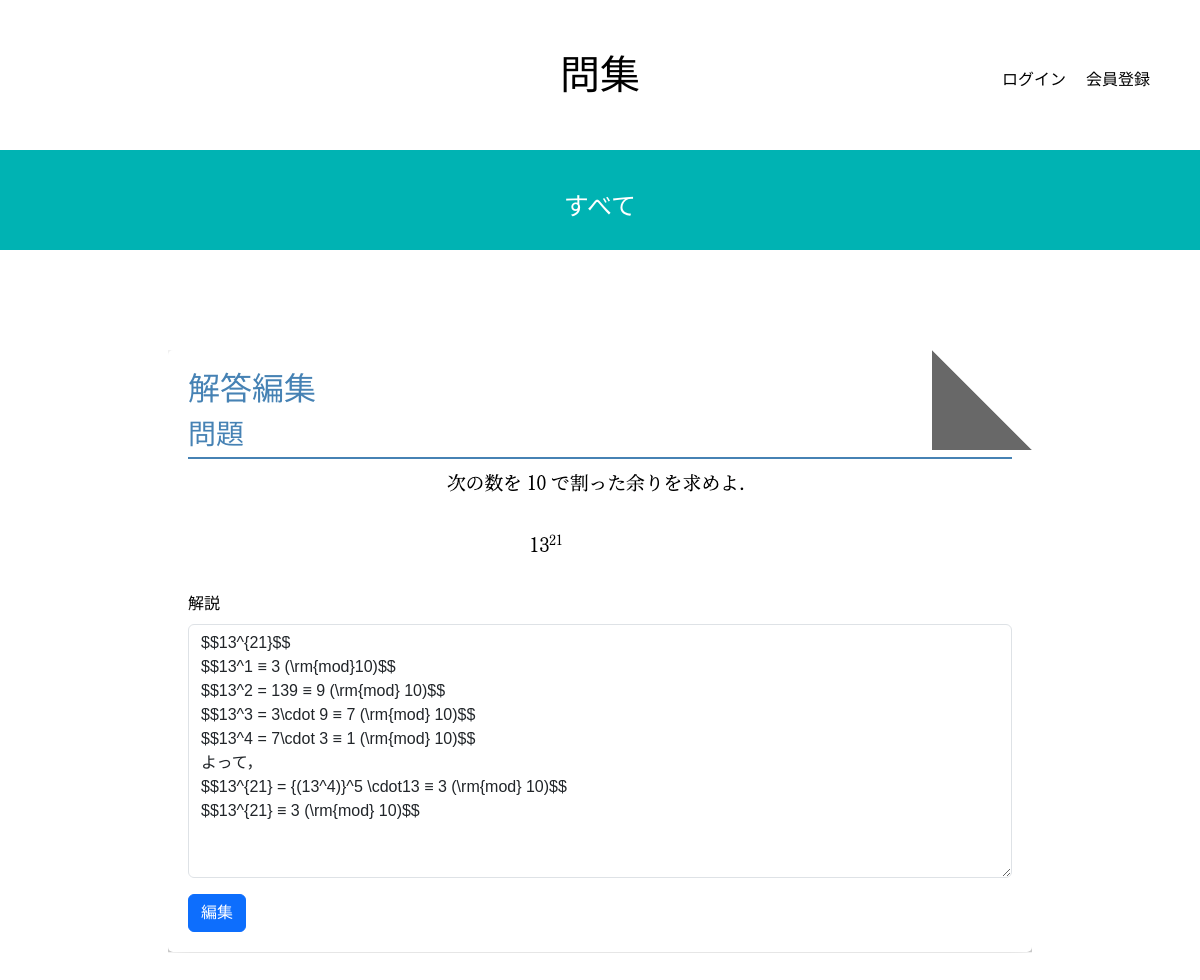
Before: /studysite/snippet/13/answer/ with the older database file.
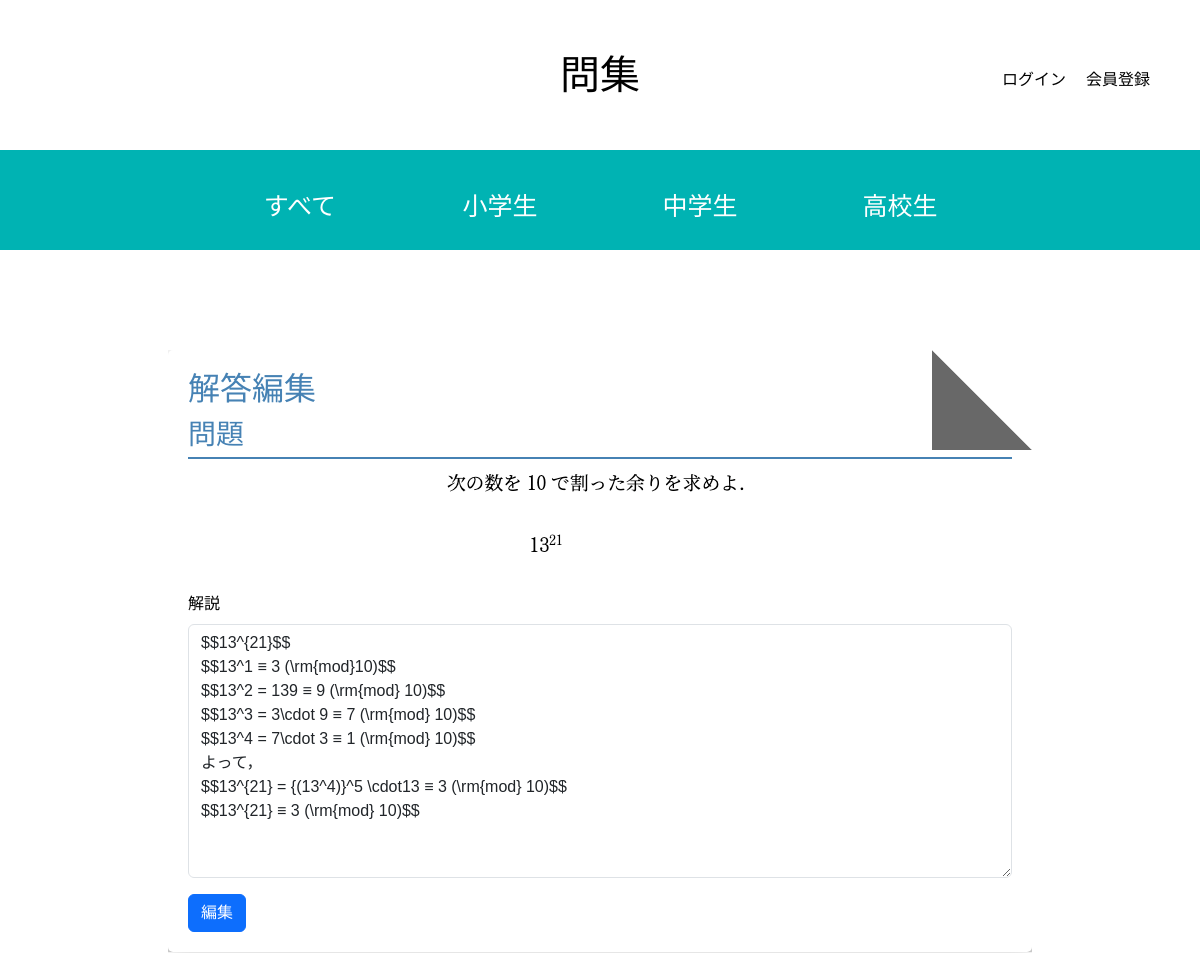
After: the same page with the newer database file.
### studysite/models.py (models this page shows, shortened)
class TagGroup(models.Model):
    name = models.CharField(max_length=100)
    parent = models.ForeignKey('self', related_name='children', on_delete=models.CASCADE, null=True, blank=True)
    order = models.PositiveIntegerField(default=0)  # 並び順を指定するためのフィールド

### studysite/views.py (the view)
# urls.py: path('snippet/<int:snippet_id>/answer/', views.snippet_answer, name='snippet_answer'),
def snippet_answer(request, snippet_id):
    snippet = get_object_or_404(Studysite, pk=snippet_id)
    if request.method == 'POST':
        form = AnswerForm(request.POST, instance=snippet)
        if form.is_valid():
            form.save()
            return redirect('snippet_detail', snippet_id=snippet_id)
    else:
        form = AnswerForm(instance=snippet)
    tag_groups = TagGroup.objects.filter(parent__isnull=True).order_by('order').prefetch_related('children__children')
    return render(request, 'snippets/snippet_answer.html', {'snippet': snippet, 'form': form, 'tag_groups': tag_groups})

### studysite/forms.py
class AnswerForm(forms.ModelForm):
    class Meta:
        model = Studysite
        fields = ('answer',)

### studysite/templates/snippets/snippet_answer.html (shortened to what this page needs)
{% extends 'base.html' %}
{% load django_bootstrap5 %}
{% load widget_tweaks %}
{% block main %}
<div class="container snippet-detail">
    <h2 class="snippet-title">解答編集</h2>
    <div class="snippet-section">
        <h3 class="section-title">問題</h3>
        {% if snippet.image %}
        <div class="snippet-image">
            <img src="{{ snippet.image.url }}" alt="問題画像">
        </div>
        {% endif %}
    </div><br>
    <form method="post" enctype='multipart/form-data' class="answer">
        {% bootstrap_form form %}
        {% bootstrap_button button_type="submit" content='編集' %}
    </form>
</div>
{% endblock %}

### studysite/templates/snippets/base.html (shortened to what this page needs)
{% load static %}
{% load django_bootstrap5 %}
{% load widget_tweaks %}
<html>
<head>
    {% bootstrap_css %}
    <link rel="stylesheet" href="{% static 'snippets/css/style.css' %}?<?php echo date('YmdHis'); ?>"/>
</head>
<body>
<nav class="header-nav">
    <div class="navbar-brandA">
        <a href="/" class="brand">問集</a>
    </div>
        <ul class="header-ul">
            {% if user.is_authenticated %}
                <li><a class="nav-link" href="{% url 'profile' user.id %}"> ようこそ {{ user.username }} さん</a></li>
                <li><a class="nav-link" href="{% url 'logout' %}">ログアウト</a></li>
            {% else %}
                <li><a href="{% url 'login' %}" class="nav-link">ログイン</a></li>
                <li><a href="{% url 'signup' %}" class="nav-link">会員登録</a></li>
            {% endif %}
        </ul>
</nav>
<div class="subject-nav-bar">
    <ul class="subject-ul">
        <a href="/" class="all"><li id="all">すべて</li></a>
        {% for group in tag_groups %}
            <li id="{{ group.name }}">{{ group.name }}</li>
        {% endfor %}
    </ul>
</div>
<main>
        {% block main %}{% endblock %}
</main>
</body>
</html>

Changed rows visible on the page:
added TagGroup: name "小学生"
added TagGroup: name "中学生"
added TagGroup: name "高校生"
